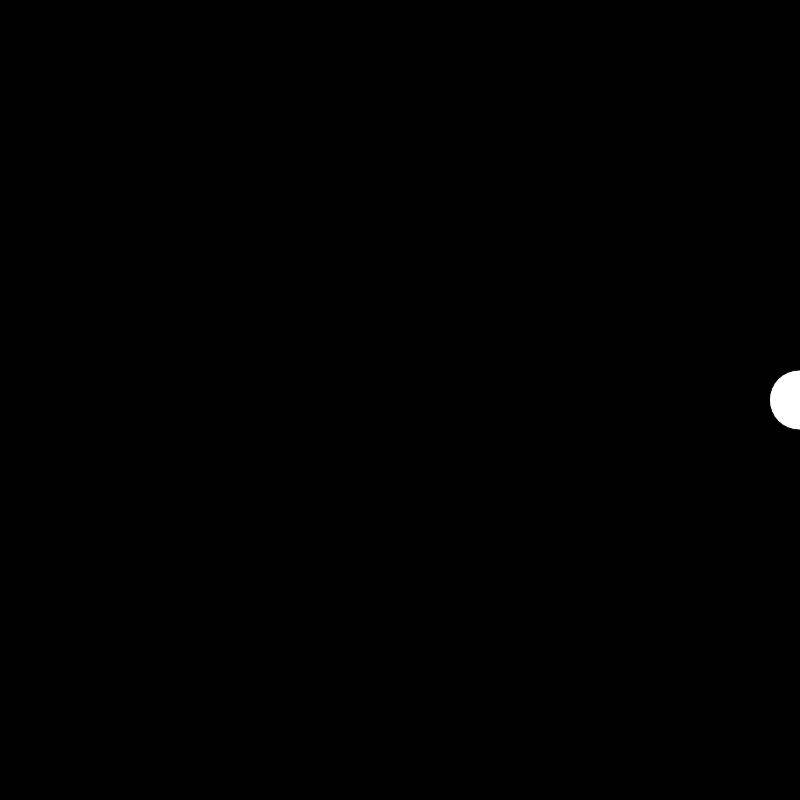
Frame 1 (no input)
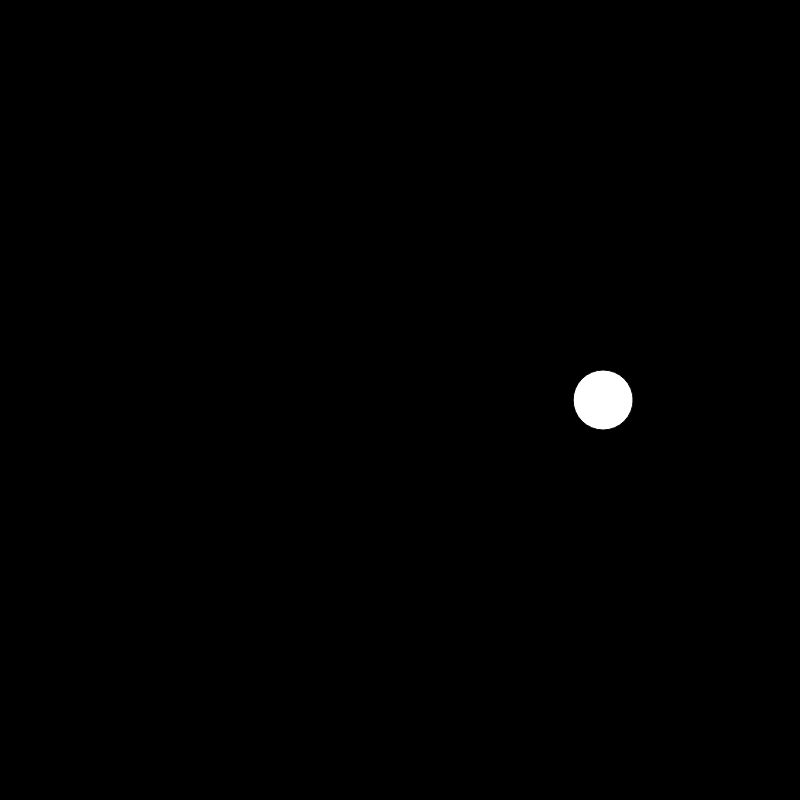
Frame 60 (no input)
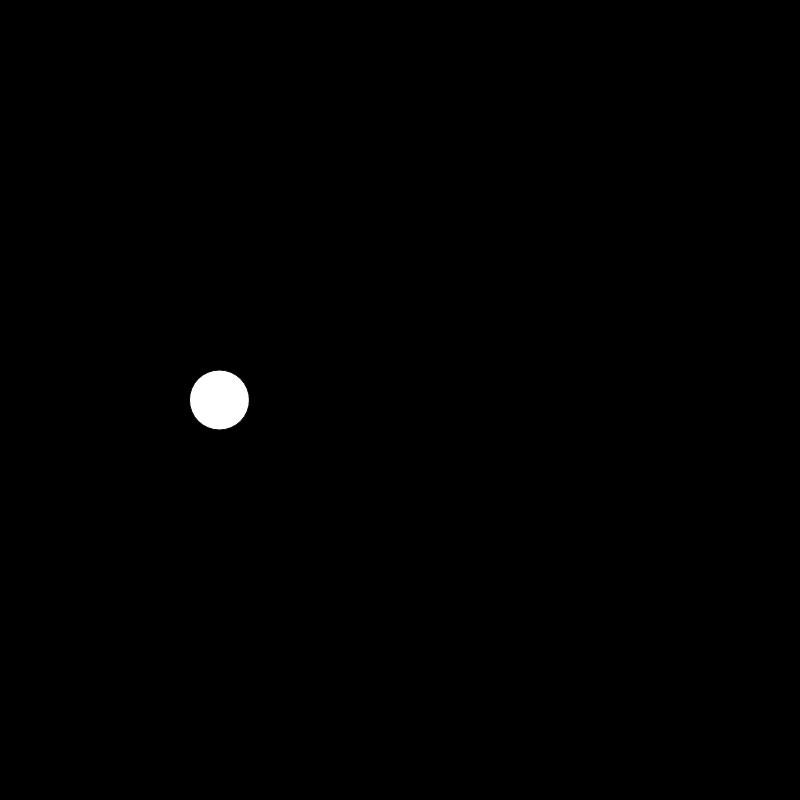
Frame 120 (the mouse pressed at the canvas centre since frame 60)

The p5.js sketch that drew these frames (run headless with seeded random() and noise() and a simulated clock; from frame 60 on, the mouse is pressed at the canvas centre):

// p5.js sketch
// ── sketch.js
function setup() {
  createCanvas(800, 800);
}

function draw() {
  background(0);
  const time = Date.now() / 1000;
  const x = map(sin(time), -1, 1, 0, width);
  circle(x, 400, 60);
}
